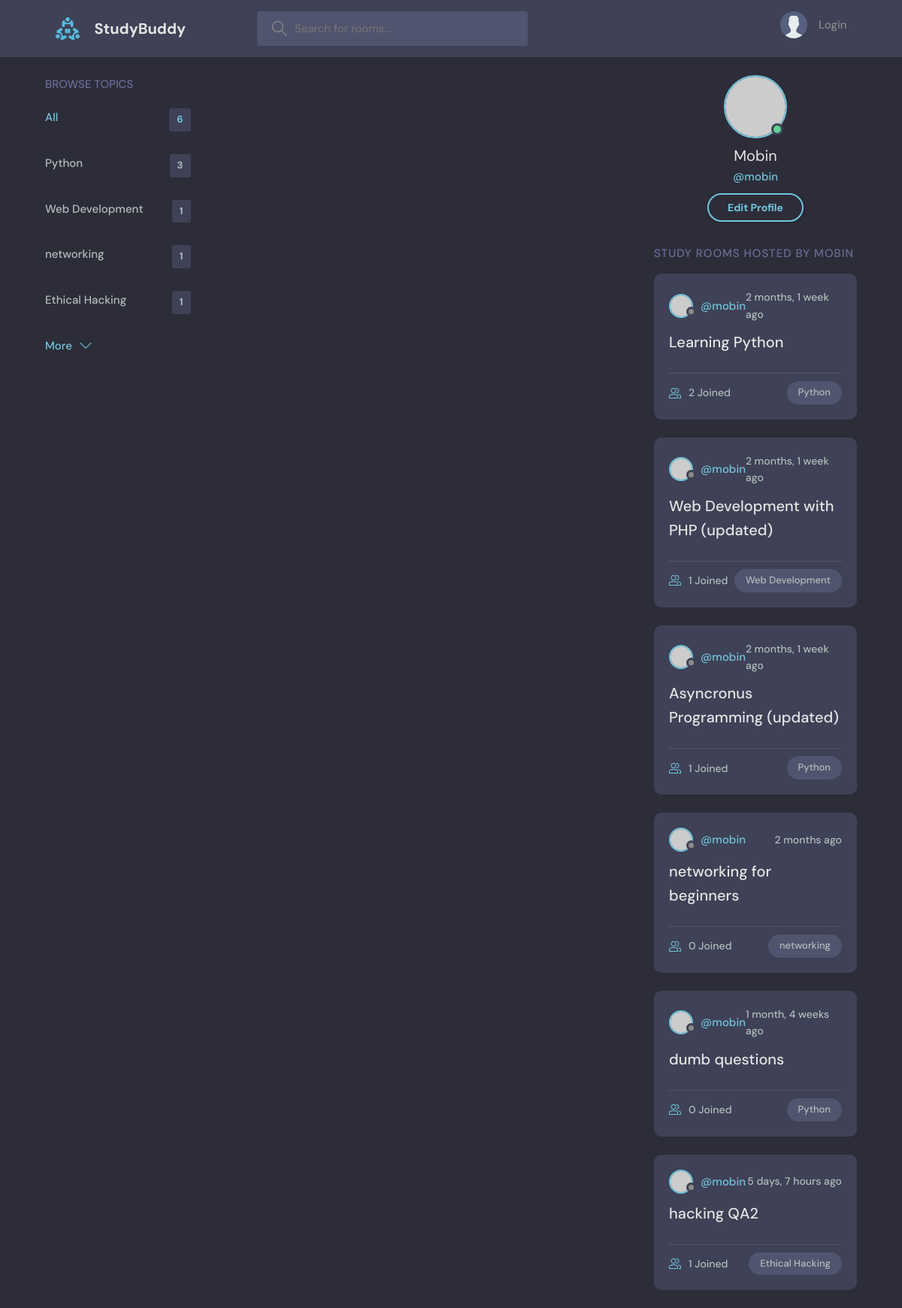
Page /user_profile/1 on the committed database.
### first_app/models.py (models this page shows)
class Topic(models.Model):
    name = CharField(max_length=200)
    def __str__(self):
        return self.name

class Room(models.Model):
    host = ForeignKey(to=User, on_delete=models.SET_NULL, null=True)
    topic = ForeignKey(to=Topic, on_delete=models.SET_NULL, null=True)
    name = CharField(max_length=200)
    description = TextField(null=True, blank=True)
    participants = ManyToManyField(to=User, related_name="participants", blank=True)
    updated = DateTimeField(auto_now=True)
    created = DateTimeField(auto_now_add=True)
    def __str__(self):
        return self.name

### first_app/views.py (the view)
# urls.py: path("user_profile/<str:primary_key>", views.user_profile, name="user_profile"),
def user_profile(request, primary_key):
    def get_topics(rooms):
        topics = []
        topics_count = {}
        for room in rooms:
            topic = room.topic
            if topic not in topics:
                topics.append(topic)
                topics_count[topic.name] = 1
            else:
                topics_count[topic.name] += 1
        return topics, topics_count
    user = User.objects.get(id=primary_key)
    if request.user.id == user.id:  # type: ignore
        if not request.user.is_authenticated:
            return redirect(to="login")
    q = request.GET.get("q")
    all_rooms = Room.objects.filter(host__id=primary_key)
    rooms = (
        all_rooms
        if not q
        else Room.objects.filter(
            Q(host__id=primary_key) & Q(topic__name__icontains=q) | Q(name__icontains=q)
        )
    )
    topics, topics_count = get_topics(all_rooms)
    room_messages = Message.objects.filter(user__id=primary_key)
    url = reverse("user_profile", args=primary_key)
    print(topics_count)
    context = {
        "view_name": user_profile.__name__,
        "user": user,
        "rooms": rooms,
        "topics": topics,
        "topics_count": topics_count,
        "room_messages": room_messages,
        "rooms_count_all": all_rooms.count(),
        "url": url,
    }
    return render(request, "first_app/user_profile.html", context)

### first_app/templates/first_app/user_profile.html (shortened to what this page needs)
{% extends 'base.html' %}
{% block content %}
  <main class="profile-page layout layout--3">
    <div class="container">
      {% include 'first_app/componets/topics_componet.html' %}
      <div class="roomList">
        <div class="profile">
          <div class="profile__avatar">
            <div class="avatar avatar--large active">
              <img src="https://randomuser.me/api/portraits/men/11.jpg" />
            </div>
          </div>
          <div class="profile__info">
            <h3>{{user.username|capfirst}}</h3>
            <p>@{{user.username}}</p>
            <a href="edit-user.html" class="btn btn--main btn--pill">Edit Profile</a>
          </div>
        </div>
        <div class="roomList__header">
          <div>
            <h2>Study Rooms Hosted by {{user.username}}</a>
            </h2>
          </div>
        </div>
        {% include 'first_app/componets/feed_componet.html' %}
      </div>
    </div>
  </main>
{% endblock content %}

### first_app/templates/first_app/componets/topics_componet.html
{% load first_app_extras %}
    <div class="topics">
      <div class="topics__header">
        <h2>Browse Topics</h2>
      </div>
      <ul class="topics__list">
        <li>
          <a href="{{url}}" class="active">All <span>{{rooms_count_all}}</span></a>
        </li>
        {% for topic in topics %}
        <li>
          <a href="{{url}}?q={{topic.name}}">{{topic.name}} <span>
            {% if view_name == "home" %}
            {{topic.room_set.all.count}}
            {% else %}
            {{topics_count | get_dict_value:topic.name}}
            {% endif %}
          </span>
        </a>
        </li>
        {% endfor %}
      <a class="btn btn--link" href="topics.html">
        More
        <svg version="1.1" xmlns="http://www.w3.org/2000/svg" width="32" height="32" viewBox="0 0 32 32">
          <title>chevron-down</title>
          <path d="M16 21l-13-13h-3l16 16 16-16h-3l-13 13z"></path>
        </svg>
      </a>
    </div>

### first_app/templates/first_app/componets/feed_componet.html (shortened to what this page needs)
{% for room in rooms %}
  <div class="roomListRoom">
    <div class="roomListRoom__header">
      <a href="{% url 'user_profile' room.host.id %}" class="roomListRoom__author">
        <div class="avatar avatar--small">
          <img src="https://randomuser.me/api/portraits/women/11.jpg" />
        </div>
        <span>@{{room.host.username}}</span>
      </a>
      <div class="roomListRoom__actions">
        <span>{{room.created | timesince}} ago</span>
      </div>
    </div>
    <div class="roomListRoom__content">
      <a href="{% url 'room' room.id %}">{{room}}</a>
    </div>
    <div class="roomListRoom__meta">
      <a href="{% url 'room' room.id %}" class="roomListRoom__joined">
        {{room.participants.all.count}} Joined
      </a>
      <p class="roomListRoom__topic">{{room.topic}}</p>
    </div>
  </div>
{% endfor %}

### rows in the picture
Topic: name "Python", name "3"
Topic: name "Web Development", name "1"
Topic: name "networking", name "1"
Topic: name "Ethical Hacking", name "1"
Room: host.username "mobin", created "2 months, 1 week", name "Learning Python", participants.all.count "2", topic "Python"
Room: host.username "mobin", created "2 months, 1 week", name "Web Development with PHP (updated)", participants.all.count "1", topic "Web Development"
Room: host.username "mobin", created "2 months, 1 week", name "Asyncronus Programming (updated)", participants.all.count "1", topic "Python"
Room: host.username "mobin", created "2 months", name "networking for beginners", participants.all.count "0", topic "networking"
Room: host.username "mobin", created "1 month, 4 weeks", name "dumb questions", participants.all.count "0", topic "Python"
Room: host.username "mobin", created "5 days, 7 hours", name "hacking QA2", participants.all.count "1", topic "Ethical Hacking"

### other values in the picture
{{ rooms_count_all }} "6"
{{ user.username|capfirst }} "Mobin"
{{ user.username }} "mobin"
{{ user.username }} "MOBIN"
